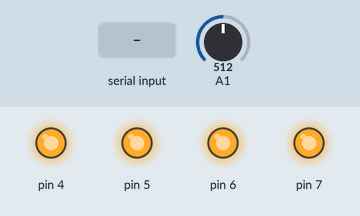
Recording of a sketch running on a simulated Arduino Uno, built with avr-gcc and run on an emulated ATmega328P. On the bench: output pins drawn as LEDs (lit = HIGH). Inputs (shaded band) come from the test bench; at power-on: A1 = 512.

Above: at 1.4 s.
1.5 s: A1 set to 347
3.0 s: A1 set to 321
At 3.4 s:
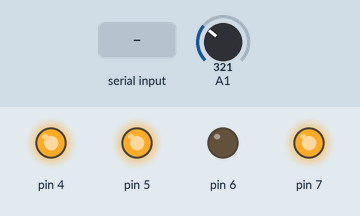
4.5 s: "1" received over the second serial link
At 5.1 s:
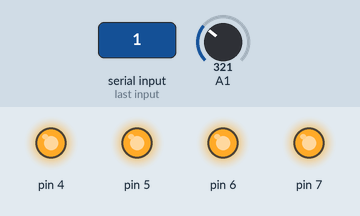
6.1 s: A1 set to 900
At 7.3 s:
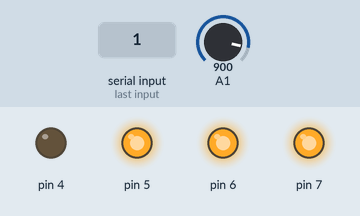
7.6 s: A1 set to 931
At 8.5 s:
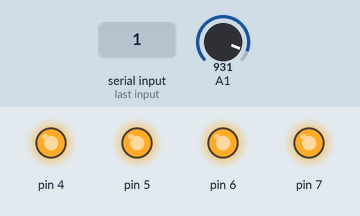
9.1 s: A1 set to 980
10.6 s: A1 set to 996
At 11.1 s:
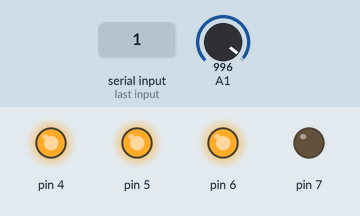
Timing chart, 0 to 13.1 s (numbered marks = the images above; inputs shaded):
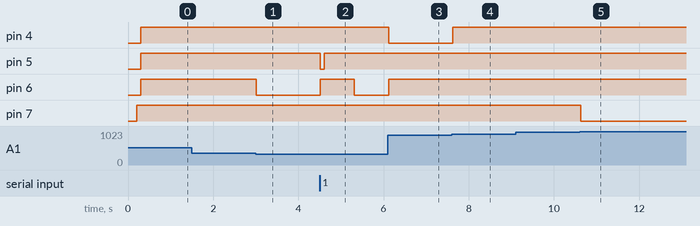

The sketch:

ControlACC_Final.ino
```cpp
float buttonread = 0;
float buttonvoltage = 0;
byte incomingByte = 0;
byte prevByte = 0;
unsigned long commandexp = 0;
unsigned long buttonexp = 0;
int lidarsend = 2;
#include <SoftwareSerial.h>

SoftwareSerial mySerial(A5,A4); // RX, TX

void setup() {
  // put your setup code here, to run once:
  pinMode(4, OUTPUT);
  pinMode (5, OUTPUT);
  pinMode(6, OUTPUT);
  pinMode(7, OUTPUT);
  Serial.begin(9600);
  mySerial.begin(9600);
  //Click on/off button to turn off, seems to come on everytime car started
  delay(200);
  digitalWrite(7, HIGH);

}

void loop() {
  delay(100);
  buttonread=analogRead(1);

  buttonvoltage=(1/((5*buttonread/1024)/(5-(5*buttonread/1024))))*1000;


  /*
  1 - short press coast
  2 - short press accel
  3 - long press coast
  4 - long press accel
  */


  if (mySerial.available()) {
    prevByte = incomingByte;
    incomingByte = mySerial.read();
    if (incomingByte==48) {
      incomingByte=0;
    }
    else if (incomingByte==49) {
      incomingByte=1;
    }
    else if (incomingByte==50) {
      incomingByte=2;
    }
    else if (incomingByte==51) {
      incomingByte=3;
    }
    else if (incomingByte==52) {
      incomingByte=4;
    }
    //stay in serial mode for .8 seconds
    commandexp= millis()+800;
    //check if long or short press, set up button expiration accordingly
      if ((incomingByte>0) && (incomingByte<3)) {
        buttonexp=millis()+100;
      }
      else if ((incomingByte>2) && (incomingByte<5)) {
        buttonexp=millis()+800;
      }

     if (lidarsend<2){
     mySerial.print(lidarsend);
     lidarsend = 2;
     }
  }


  //If no serial data for .8 second, passthrough button presses //NON SERIAL MODE
  if (commandexp<millis()) {
  //Serial.println("Non Serial Mode");
  //On/Off
   if ((buttonvoltage>0) && (buttonvoltage<35)){
    digitalWrite(4, HIGH);
    digitalWrite(5, HIGH);
    digitalWrite(6, HIGH);
    digitalWrite(7, LOW);
    }
  //Cancel
  else if((buttonvoltage>115) && (buttonvoltage<175)){
    digitalWrite(4, LOW);
    digitalWrite(5, HIGH);
    digitalWrite(6, HIGH);
    digitalWrite(7, HIGH);
  }
  //Set/coast
  else if((buttonvoltage>690) && (buttonvoltage<750)){
    digitalWrite(4, HIGH);
    digitalWrite(5, LOW);
    digitalWrite(6, HIGH);
    digitalWrite(7, HIGH);
  }
  //Res/Accel
  else if((buttonvoltage>2050) && (buttonvoltage<2500)){
    digitalWrite(4, HIGH);
    digitalWrite(5, HIGH);
    digitalWrite(6, LOW);
    digitalWrite(7, HIGH);
  }
  else{
    digitalWrite(4, HIGH);
    digitalWrite(5, HIGH);
    digitalWrite(6, HIGH);
    digitalWrite(7, HIGH);
  }
  }
  //If serial data, passthrough on/off and cancel, ignore other two buttons; for 1.1 seconds //SERIAL MODE
else if (commandexp>millis()) {
 //Serial.println("Serial Mode");
  //On/Off
   if ((buttonvoltage>0) && (buttonvoltage<35)){
    digitalWrite(4, HIGH);
    digitalWrite(5, HIGH);
    digitalWrite(6, HIGH);
    digitalWrite(7, LOW);
    //If button is pressed stop current command until new serial data is received

    commandexp=0;
    }
  //Cancel
  else if((buttonvoltage>115) && (buttonvoltage<175)){
    digitalWrite(4, LOW);
    digitalWrite(5, HIGH);
    digitalWrite(6, HIGH);
    digitalWrite(7, HIGH);
    //If button is pressed stop current command until new serial data is received
    //Prevents cancel button from being followed by another button press since main arduino takes 1 second to realize "Cruise" light is not on

    commandexp=0;
  }
  //Set/coast
  else if (((incomingByte==1) || (incomingByte==3)) && (buttonexp>millis())){

    //if previously pressing accel, write nothing and wait 100 millis to prevent overlap of relays
    if ( prevByte == 2 || prevByte == 4) {
    prevByte = incomingByte;
    digitalWrite(4, HIGH);
    digitalWrite(5, HIGH);
    digitalWrite(6, HIGH);
    digitalWrite(7, HIGH);
    delay(100);
    }

    digitalWrite(4, HIGH);
    digitalWrite(5, LOW);
    digitalWrite(6, HIGH);
    digitalWrite(7, HIGH);

  }
  //Res/Accel
  else if(((incomingByte==2) || (incomingByte==4)) && (buttonexp>millis())){
    //if previously pressing coast, write nothing and wait 100 millis to prevent overlap of relays

    if ( prevByte == 1 || prevByte == 3) {
    prevByte = incomingByte;  // Change prevByte so only does once, prevents flutter of relay
    digitalWrite(4, HIGH);
    digitalWrite(5, HIGH);
    digitalWrite(6, HIGH);
    digitalWrite(7, HIGH);
    delay(100);
    }

    digitalWrite(4, HIGH);
    digitalWrite(5, HIGH);
    digitalWrite(6, LOW);
    digitalWrite(7, HIGH);

  }
  else{
    digitalWrite(4, HIGH);
    digitalWrite(5, HIGH);
    digitalWrite(6, HIGH);
    digitalWrite(7, HIGH);

  }

  //Set/coast
  if((buttonvoltage>690) && (buttonvoltage<750)){
    lidarsend=1;
  }
  //Res/Accel
  else if((buttonvoltage>2050) && (buttonvoltage<2500)){
    lidarsend=0;
  }


}
}
```

Measured:
- the behaviour switches between 336 and 335 on A1 (found by bisection; images 0 and 1)
- the behaviour switches between 918 and 919 on A1 (found by bisection; images 3 and 4)
- the behaviour switches between 989 and 990 on A1 (found by bisection; images 4 and 5)
- after the input at 1.5 s, every drawn part: stays the same
- after the input at 3.0 s, pin 6: HIGH → LOW at once
- after the input at 4.5 s, pin 5: HIGH → LOW at once, → HIGH 0.10 s later; pin 6: LOW → HIGH at once, → LOW 0.80 s later
- after the input at 6.1 s, pin 4: HIGH → LOW at once; pin 6: LOW → HIGH at once
- after the input at 7.6 s, pin 4: LOW → HIGH at once
- after the input at 9.1 s, every drawn part: stays the same
- after the input at 10.6 s, pin 7: HIGH → LOW at once
